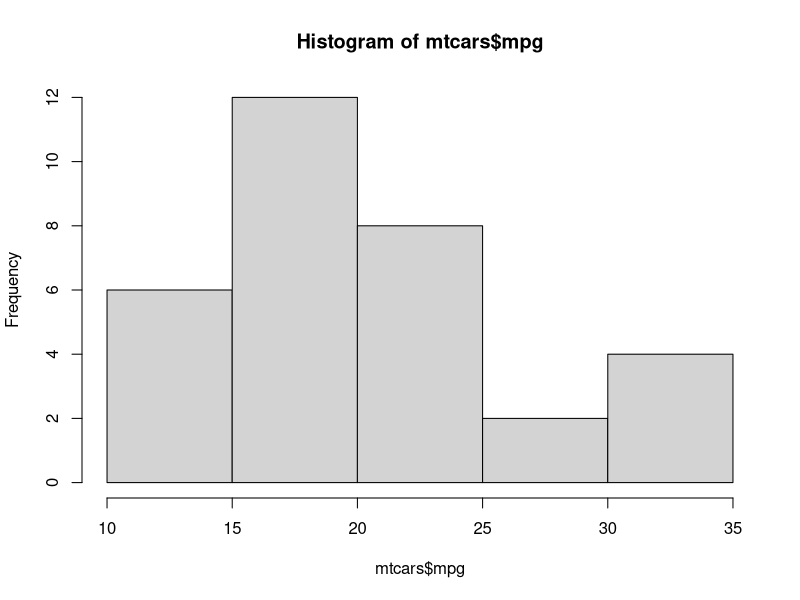
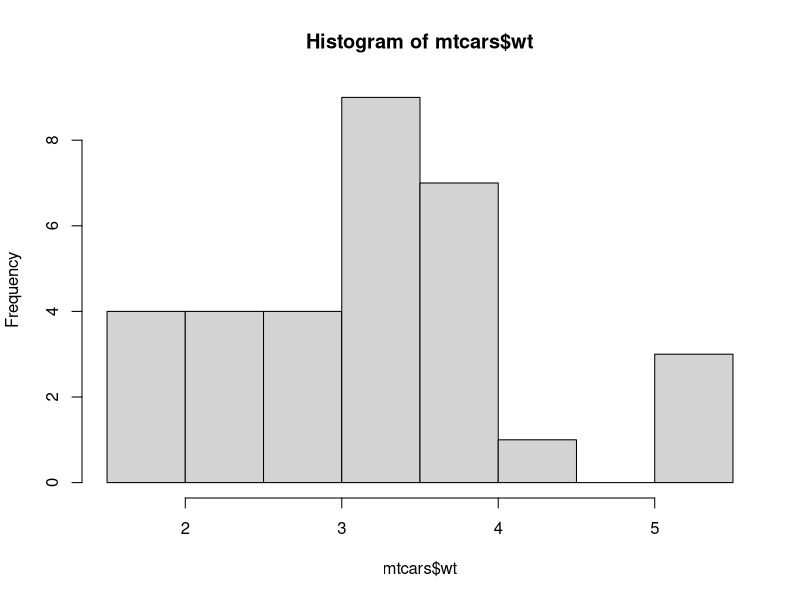
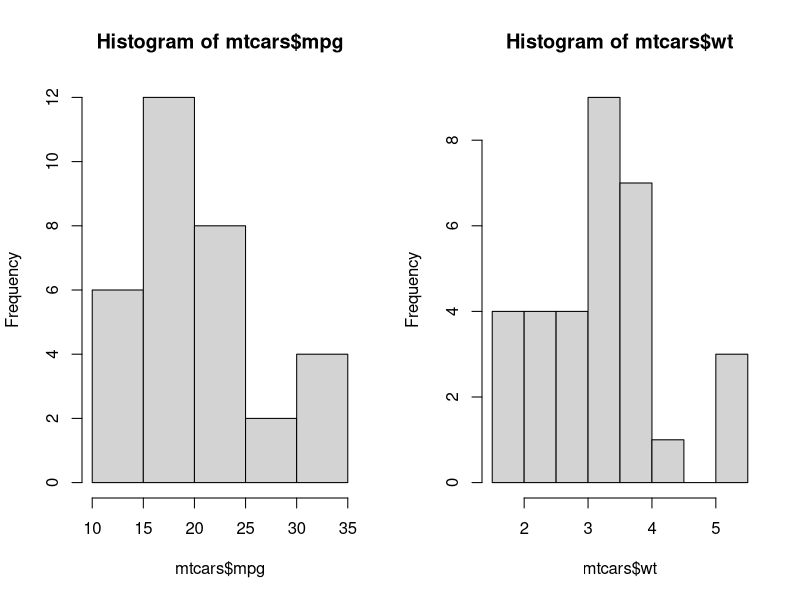
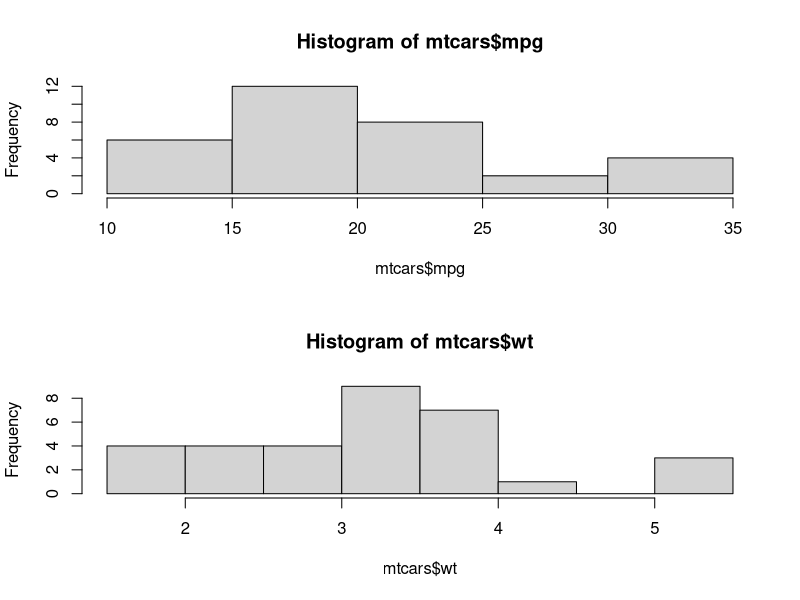
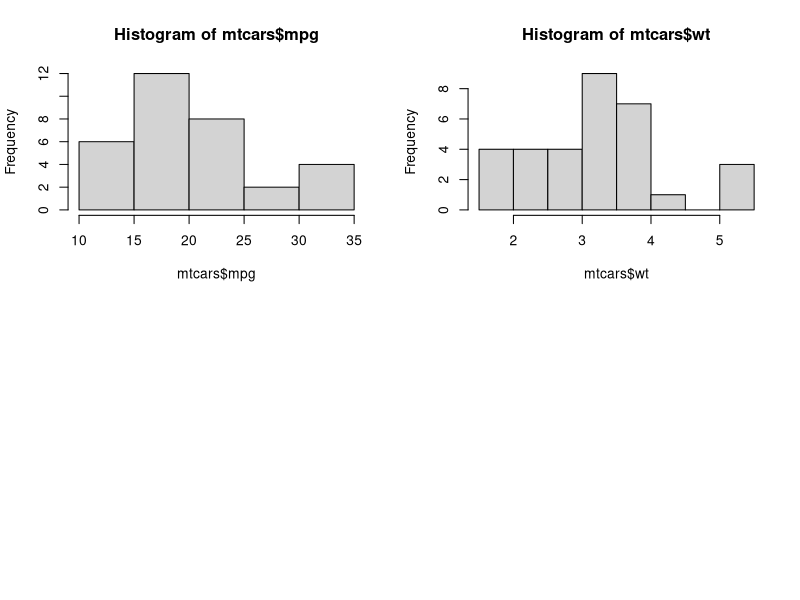
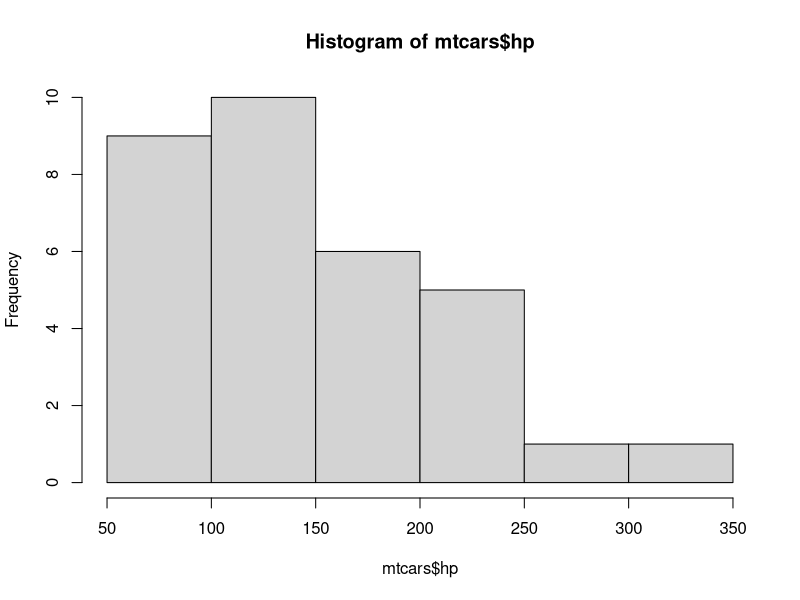

Source code (R) for these figures, in order:
hist(mtcars$mpg)
hist(mtcars$wt)

##Graphs side by side
par(mfrow=c(1,2))
hist(mtcars$mpg)
hist(mtcars$wt)

##Graphs 1 below other
par(mfrow=c(2,1))
hist(mtcars$mpg)
hist(mtcars$wt)

##4 quarters
par(mfrow=c(2,2))
hist(mtcars$mpg)
hist(mtcars$wt)

##Back to normal
par(mfrow=c(1,1))
hist(mtcars$hp)
